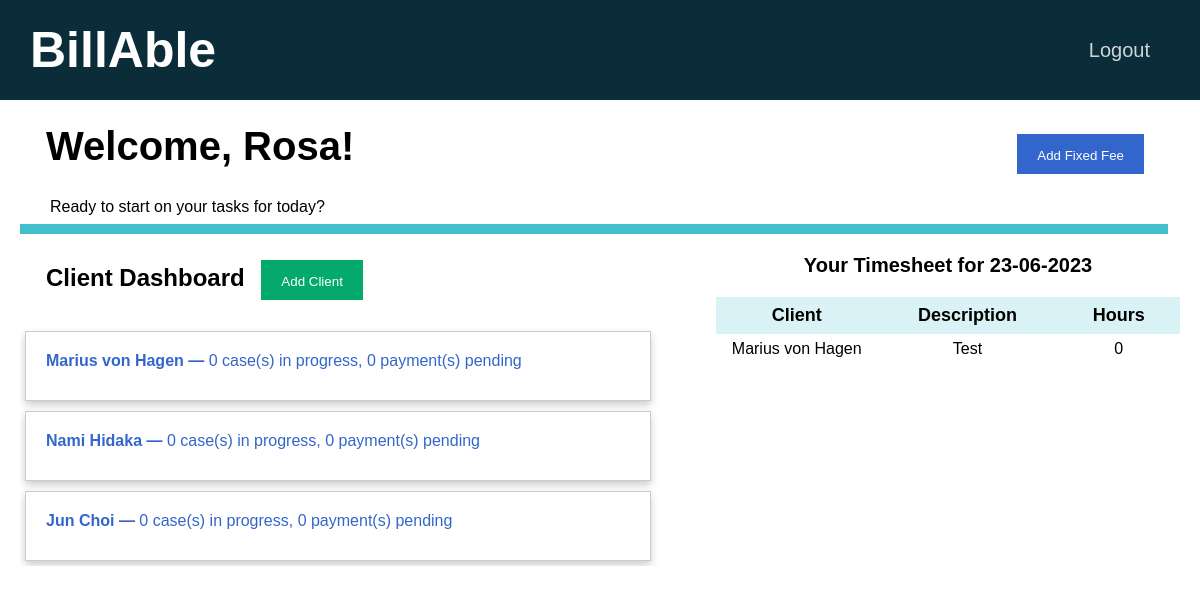
The app's page /home (signed in), older data.
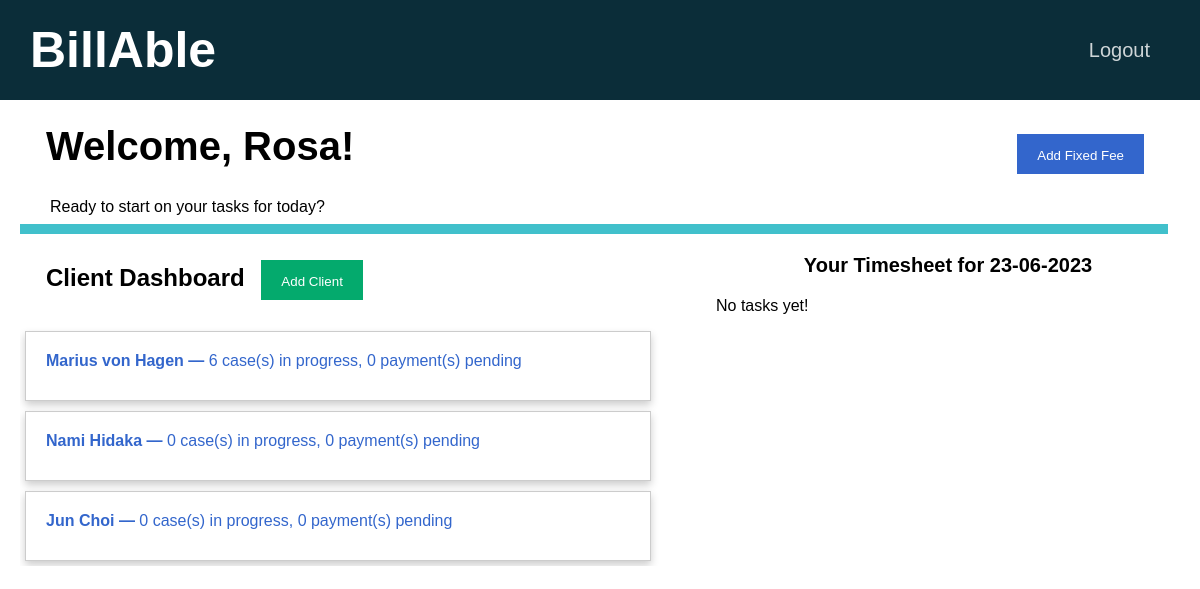
The same page, newer data.
### tables this page shows
CREATE TABLE users (id INTEGER PRIMARY KEY AUTOINCREMENT NOT NULL, name TEXT NOT NULL, email TEXT NOT NULL, hash BLOB NOT NULL, firm INTEGER NOT NULL DEFAULT 1);

CREATE TABLE clients(id INTEGER PRIMARY KEY AUTOINCREMENT NOT NULL, name TEXT NOT NULL, email TEXT NOT NULL, in_progress INTEGER NOT NULL DEFAULT 0, payment_pending INTEGER NOT NULL DEFAULT 0, payment_received INTEGER NOT NULL DEFAULT 0, firm INTEGER NOT NULL DEFAULT 1);

CREATE TABLE tasks(id INTEGER PRIMARY KEY AUTOINCREMENT NOT NULL, user_id INTEGER NOT NULL, client_id INTEGER NOT NULL, timesheet_id INTEGER NOT NULL, datetime DATETIME NOT NULL, duration NUMERIC NOT NULL, description TEXT NOT NULL, amount NUMERIC NOT NULL, FOREIGN KEY (user_id) REFERENCES users(id), FOREIGN KEY (client_id) REFERENCES clients(id), FOREIGN KEY (timesheet_id) REFERENCES timesheets(id));

### app.py (the view)
@app.route("/home", methods=["GET", "POST"])
@login_required
def home():
    id = session["user_id"]
    connection = sqlite3.connect("database.db")
    connection.row_factory = sqlite3.Row
    cursor = connection.cursor()
    user = cursor.execute("SELECT name FROM users WHERE id = ?", [id]).fetchone()
    name = user["name"]
    clients = []
    rows = cursor.execute("SELECT * FROM users_clients WHERE user_id = ?", [id]).fetchall()
    tasks = cursor.execute("SELECT * FROM users_clients WHERE user_id = ?", [id]).fetchall()
    for row in rows:
        client_id = row["client_id"]
        client_info = cursor.execute("SELECT * FROM clients WHERE id = ?", [client_id]).fetchone()
        client = {}
        client["name"] = client_info["name"]
        client["id"] = client_info["id"]
        client["in_progress"] = client_info["in_progress"]
        client["payment_pending"] = client_info["payment_pending"]
        client["payment_received"] = client_info["payment_received"]
        clients.append(client)
    today = datetime.datetime.now().strftime("%d-%m-%Y")
    tasks = []
    t_rows = cursor.execute("SELECT * FROM tasks WHERE user_id = ? AND datetime = ?", [id, today]).fetchall()
    for row in t_rows:
        task = {}
        task["description"] = row["description"]
        task["duration"] = row["duration"]
        client_id = row["client_id"]
        task["client"] = cursor.execute("SELECT name FROM clients WHERE id = ?", [client_id]).fetchone()["name"]
        tasks.append(task)
    connection.close()
    return render_template("home.html", name=name, clients=clients, tasks=tasks, date=today)

### helpers.py (called while the page is built)
def login_required(f):
    @wraps(f)
    def decorated_function(*args, **kwargs):
        if session.get("user_id") is None:
            return redirect("/login")
        return f(*args, **kwargs)
    return decorated_function

### templates/home.html (shortened to what this page needs)
{% extends "layout.html" %}
{% block main %}
    <div class="container page-header">
        <b> Welcome, {{ name }}! </b>
        <span style="float: right;">
            <button type="button" class="option-button primarybtn" id="newFixedFeeModalOpen">
                Add Fixed Fee
            </button>
        </span>
    </div>
    <p class="tagline">Ready to start on your tasks for today?</p>
    <hr class="tab-bar">
    <div>
        <div class="dashboard">
            <h2 class="container">
                Client Dashboard
                <span>
                    <button type="button" class="option-button successbtn" id="addClientModalOpen">
                        Add Client
                    </button>
                </span>
            </h2>
            {% if clients %}
                {% for client in clients %}
                <a href="{{ url_for('client', id=client['id']) }}" class="stretched-link">
                    <div class="card">
                        <b>{{ client["name"] }} &mdash;</b>
                        {{ client["in_progress"] }} case(s) in progress,
                        {{ client["payment_pending"] }} payment(s) pending
                    </div>
                </a>
                {% endfor %}
            {% else %}
                You have not been assigned to any clients yet!
            {% endif %}
        </div>
        <div class="personal-timesheet">
            <p class="table-title">
                <b>Your Timesheet for {{ date }}</b>
            </p>
            {% if tasks %}
                <table class="table timesheet-table">
                    <thead>
                        <tr>
                            <th scope="col">Client</th>
                            <th scope="col">Description</th>
                            <th scope="col">Hours</th>
                        </tr>
                    </thead>
                    <tbody>
                        {% for task in tasks %}
                            <tr>
                                <td>{{ task["client"] }}</td>
                                <td>{{ task["description"] }}</td>
                                <td>{{ task["duration"] }}</td>
                            </tr>
                        {% endfor %}
                    </tbody>
                </table>
            {% else %}
                No tasks yet!
            {% endif %}
        </div>
    </div>
{% endblock %}

### templates/layout.html (shortened to what this page needs)
<!DOCTYPE html>
<html lang="en">
    <head>
        <link rel="stylesheet" href="{{ url_for('static', filename='styles.css') }}">
    </head>
    <body>
        <nav>
            <div>
                <a href="{{ url_for('home') }}" class="nav-logo nav-item">BillAble</a>
                {% if session["user_id"] %}
                    <a href="/logout" class="nav-item nav-link">Logout</a>
                {% endif %}
            </div>
        </nav>
        <main>
            {% block main %}
            {% endblock %}
        </main>
    </body>
</html>

### static/styles.css (style rules this page uses)
body { font-family: Arial, Helvetica, sans-serif; margin: 0; overflow-x: hidden; }
main { margin-left: 20px; margin-right: 20px; }
button { border: none; }
nav { background-color: #0b2d39; color: #fff; width: 100%; height: 100px; }
a { color: #3366cc; text-decoration: none }
.nav-logo { font-size: 50px; font-weight: bold; padding-left: 30px; line-height: 100px; }
.nav-item { color: #fff; list-style: none; }
.nav-link { font-size: 20px; line-height: 100px; float: right; margin-right: 50px; opacity: 0.8; }
.page-header { font-size: 40px; line-height: 40px; }
.tagline { margin-left: 30px; height: 10px; }
.table-title { font-size: 20px; text-align: center; }
.option-button { color: white; padding: 14px 20px; height: 40px; margin-left: 10px; margin-right: 10px; cursor: pointer; }
.tab-bar { background-color: #41c0cb; height: 10px; border: none; width: 99%; margin: 0; padding: 0; }
.dashboard { float: left; height: 60%; width: 60%; overflow-y: auto; }
.personal-timesheet { float: left; width: 40%; }
.card { width: 90%; height: 70px; padding: 20px; margin: 5px; display: inline-block; align-items: center; border: 1px solid #ccc; box-sizing: border-box; box-shadow: 0 4px 8px 0 rgba(0,0,0,0.2); transition: 0.3s; }
.stretched-link { height: 100%; }
.successbtn { background-color: #04AA6D; }
.primarybtn { background-color: #3366cc; }
.container { margin: 10px; padding: 16px; align-items: center; }

Row changes from the older to the newer data that the page shows:
removed tasks: description "Test"
changed clients "Marius von Hagen": in_progress "0" → "6"
Text that changed along with them:
text no longer shown: "Client Description Hours"
text now shown: "No tasks yet!"
list line gone: "Marius von Hagen"
list line gone: "0"
